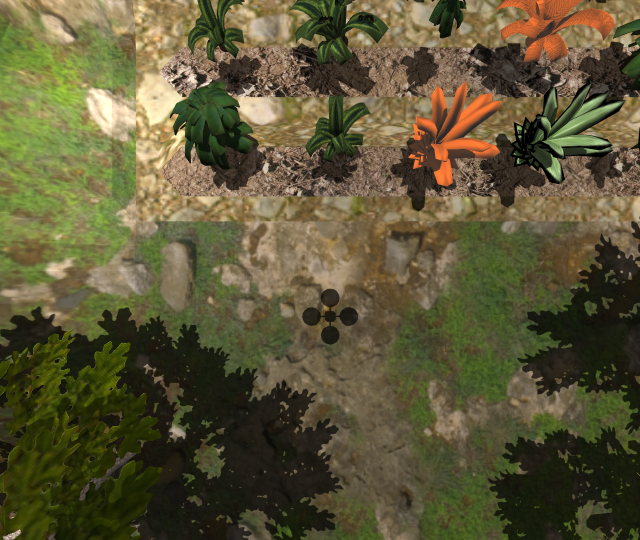
#> input picture drone_view.png, 1280 x 1080 px (shown at 1/2 size)
$ python -i obj_detection.py   (imports and definitions only)   (older library calls are emulated)
#> lines starting #> are read from the running program, lines starting #| are printed output that depends on the picture; after the words box and inside, x2 and y2 are one past the last pixel; in counts of white or black regions, pixels touching at a corner belong together
### intelligent_drone/src/segmenters/Kmeans/utilities.py

import cv2
import numpy as np
import math
from math import sin,cos,pi,degrees,radians


# [68 lines left out: functions ordrpts, estimate_corners, not called in this run]


def nothing():
    pass

# [100 lines left out: functions imshow_stage, imshow_stages, imshow, closest_node, rotate_point, moving_average, not called in this run]

def get_centroid(cnt):
    M = cv2.moments(cnt)
    if (M['m00']==0):
        pt_a = cnt[0][0]
        return (pt_a[0],pt_a[1])
    else:
        cx = int(M['m10']/M['m00'])
        cy = int(M['m01']/M['m00'])
        return (cx,cy)

# [25 lines left out: functions ret_centroid, find_line_parameters, not called in this run]

def dist(a,b):
    return math.sqrt( ( (a[1]-b[1])**2 ) + ( (a[0]-b[0])**2 ) )

# [16 lines left out: functions dist_pt_line, estimate_pt, not called in this run]


def imfill(im_th,display_intermediates = False,fill_loc = (0,0)):
    #th, im_th = cv2.threshold(gray, 220, 255, cv2.THRESH_BINARY_INV);
    # Copy the thresholded image.
    im_floodfill = im_th.copy()

    # Mask used to flood filling.
    # Notice the size needs to be 2 pixels than the image.
    h, w = im_th.shape[:2]
    mask = np.zeros((h+2, w+2), np.uint8)

    # Floodfill from point (0, 0)
    cv2.floodFill(im_floodfill, mask, fill_loc, 255)

    # Invert floodfilled image
    im_floodfill_inv = cv2.bitwise_not(im_floodfill)

    # Combine the two images to get the foreground.
    im_out = im_th | im_floodfill_inv

    # Display images.
    if display_intermediates:
        cv2.imshow("Thresholded Image", im_th)
        cv2.imshow("Floodfilled Image", im_floodfill)
        cv2.imshow("Inverted Floodfilled Image", im_floodfill_inv)
        cv2.imshow("Foreground", im_out)
        cv2.waitKey(0)

    im_out = remove_outliers(im_out,400)

    cnts = cv2.findContours(im_out, cv2.RETR_EXTERNAL, cv2.CHAIN_APPROX_NONE)[0]
    im_out_centroids = np.zeros_like(im_out)
    prob_regs = []
    prob_cnts = []
    prob_centroids = []
    for idx,cnt in enumerate(cnts):
        if cv2.contourArea(cnt)<200:
            im_out = cv2.drawContours(im_out, cnts, idx, 0,-1)
        else:
            cnt_center = get_centroid(cnt)
            im_out_centroids = cv2.circle(im_out_centroids, cnt_center, 5, 255,-1)
            x,y,w,h = cv2.boundingRect(cnt)
            prob_regs.append([x,y,w,h])
            prob_cnts.append(cnt)
            prob_centroids.append(cnt_center)

    return im_out,im_out_centroids,prob_regs,prob_cnts,prob_centroids

def ApproxDistBWCntrs(cnt,cnt_cmp):
    # compute the center of the contour
    M = cv2.moments(cnt)
    cX = int(M["m10"] / M["m00"])
    cY = int(M["m01"] / M["m00"])
    # compute the center of the contour
    M_cmp = cv2.moments(cnt_cmp)
    cX_cmp = int(M_cmp["m10"] / M_cmp["m00"])
    cY_cmp = int(M_cmp["m01"] / M_cmp["m00"])
    minDist=dist((cX,cY),(cX_cmp,cY_cmp))
    Centroid_a=(cX,cY)
    Centroid_b=(cX_cmp,cY_cmp)
    return minDist,Centroid_a,Centroid_b

def RetLargestContour(gray):
    LargestContour_Found = False
    thresh=np.zeros(gray.shape,dtype=gray.dtype)
    _,bin_img = cv2.threshold(gray,0,255,cv2.THRESH_BINARY)
    #Find the two Contours for which you want to find the min distance between them.
    cnts = cv2.findContours(bin_img, cv2.RETR_LIST, cv2.CHAIN_APPROX_SIMPLE)[0]
    Max_Cntr_area = 0
    Max_Cntr_idx= -1
    for index, cnt in enumerate(cnts):
        area = cv2.contourArea(cnt)
        if area > Max_Cntr_area:
            Max_Cntr_area = area
            Max_Cntr_idx = index
            LargestContour_Found = True
    if (Max_Cntr_idx!=-1):
        thresh = cv2.drawContours(thresh, cnts, Max_Cntr_idx, (255,255,255), -1) # [ contour = less then minarea contour, contourIDx, Colour , Thickness ]
    return thresh, LargestContour_Found

def ret_largest_cnt(gray,cnts = []):

    LargestContour_Found = False
    lrgest_obj_img = np.zeros(gray.shape,dtype=gray.dtype)

    if cnts == []:
        bin_img = cv2.threshold(gray,0,255,cv2.THRESH_BINARY)[1]
        #Find the two Contours for which you want to find the min distance between them.
        cnts = cv2.findContours(bin_img, cv2.RETR_LIST, cv2.CHAIN_APPROX_SIMPLE)[0]

    Max_Cntr_area = 0
    Max_Cntr_idx= -1
    for index, cnt in enumerate(cnts):
        area = cv2.contourArea(cnt)
        if area > Max_Cntr_area:
            Max_Cntr_area = area
            Max_Cntr_idx = index
            LargestContour_Found = True

    if (Max_Cntr_idx!=-1):
        lrgest_obj_img = cv2.drawContours(lrgest_obj_img, cnts, Max_Cntr_idx, (255,255,255), -1) # [ contour = less then minarea contour, contourIDx, Colour , Thickness ]
        return lrgest_obj_img, cnts[Max_Cntr_idx]
    else:
        return lrgest_obj_img,[]

def remove_outliers(BW,MaxDistance,display_connections = False):

    #cv2.namedWindow("BW_zero",cv2.WINDOW_NORMAL)
    BW_zero= cv2.cvtColor(BW,cv2.COLOR_GRAY2BGR)

    # 1. Find the two Contours for which you want to find the min distance between them.
    cnts= cv2.findContours(BW, cv2.RETR_EXTERNAL, cv2.CHAIN_APPROX_SIMPLE)[0]#3ms

    # 2. Keep Only those contours that are not lines
    MinArea=1
    cnts_Legit=[]
    for index, _ in enumerate(cnts):
        area = cv2.contourArea(cnts[index])
        if area > MinArea:
            cnts_Legit.append(cnts[index])
    cnts=cnts_Legit

    # Cycle through each point in the Two contours & find the distance between them.
    # Take the minimum Distance by comparing all other distances & Mark that Points.
    CntIdx_BstMatch = []# [BstMatchwithCnt0,BstMatchwithCnt1,....]

    # 3. Connect each contous with its closest
    for index, cnt in enumerate(cnts):
        prevmin_dist = MaxDistance ; Bstindex_cmp = 0 ; BstCentroid_a=0  ; BstCentroid_b=0
        for index_cmp in range(len(cnts)-index):
            index_cmp = index_cmp + index
            cnt_cmp = cnts[index_cmp]
            if (index!=index_cmp):
                min_dist,Centroid_a,Centroid_b  = ApproxDistBWCntrs(cnt,cnt_cmp)

                #Closests_Pixels=(cnt[min_dstPix_Idx[0]],cnt_cmp[min_dstPix_Idx[1]])
                if(min_dist < prevmin_dist):
                    if (len(CntIdx_BstMatch)==0):
                        prevmin_dist = min_dist
                        Bstindex_cmp = index_cmp
                        #BstClosests_Pixels = Closests_Pixels
                        BstCentroid_a=Centroid_a
                        BstCentroid_b=Centroid_b

                    else:
                        Present= False
                        for i in range(len(CntIdx_BstMatch)):
                            if ( (index_cmp == i) and (index == CntIdx_BstMatch[i]) ):
                                Present= True
                        if not Present:
                            prevmin_dist = min_dist
                            Bstindex_cmp = index_cmp
                            #BstClosests_Pixels = Closests_Pixels
                            BstCentroid_a=Centroid_a
                            BstCentroid_b=Centroid_b
        #if ((prevmin_dist!=100000 ) and (prevmin_dist>MaxDistance)):
        #    print("party")
        #    break
        if (type(BstCentroid_a)!=int):
            CntIdx_BstMatch.append(Bstindex_cmp)
            cv2.line(BW_zero,BstCentroid_a,BstCentroid_b,(0,255,0),thickness=2)

    if display_connections:
        cv2.namedWindow("BW_zero(Connected)",cv2.WINDOW_NORMAL)
        cv2.imshow("BW_zero(Connected)", BW_zero)
        cv2.waitKey(0)

    BW_zero = cv2.cvtColor(BW_zero,cv2.COLOR_BGR2GRAY)

    # 4. Get estimated midlane by returning the largest contour
    BW_Largest,Largest_found = RetLargestContour(BW_zero)#3msec

    BW_Largest = cv2.bitwise_and(BW, BW_Largest)

    # 5. Return Estimated Midlane if found otherwise send original
    if(Largest_found):
        return BW_Largest
    else:
        return BW

### intelligent_drone/src/segmenters/Kmeans/obj_detection.py
import cv2
import numpy as np

from sklearn.cluster import KMeans,MiniBatchKMeans
from sklearn import preprocessing
import cProfile

import concurrent.futures

from utilities import ret_largest_cnt,imfill

from multiprocessing import Array

class plant_detector:

    def __init__(self):
        pass

    # Building some gabor kernels to filter image
    __orientations = [0.0, np.pi / 2, np.pi, 3 * np.pi / 2]
    __wavelengths = [3, 6, 12, 24, 48, 96]


    # [125 lines left out: functions __build_gabor_kernels, __extract_gabor_features, __kmeans, __batch_kmeans, __segment_kmeans, not called in this run]

    @staticmethod
    def __segment_canny(image):
        # Step 1: PreProcessing
        # Keeping only the hue information seems to be critical for kmean to cluster what we truly intend to...
        #              (Plants from everything else) ==> Otherwise its just a big mess that gets returned
        hls = cv2.cvtColor(image, cv2.COLOR_BGR2HLS)

        hue = hls[:,:,0]

        # Identifying objects with stronger edges
        hue_edges = cv2.Canny(hue, 50, 150,None,3)

        # Removing noise
        kernel = cv2.getStructuringElement(cv2.MORPH_ELLIPSE,(5,5))
        hue_edges_closed = cv2.morphologyEx(hue_edges, cv2.MORPH_CLOSE, kernel)

        # Keeping only largercontours and retreiving their centroids
        hue_edges_filled,hue_edges_centroids,prob_regs,prob_cnts,prob_centroids = imfill(hue_edges_closed)


        mask_largest, cnt_largest = ret_largest_cnt(hue_edges_filled,prob_cnts)

        return mask_largest,cnt_largest


    # [9 lines left out: function segment, not called in this run]


    def detect(self,image,disp_mask=False):
        """
        (detect visually and structurally identifiable objects.)

        Function takes in a bgr image and utilizez multiple methods (Canny || __kmeans)
                                To segment out foreground and return its bounding box

        Parameters:
        image (numpy 3d array): Colored image

        Returns:
        List: Rect bounding the segmented object

        """

        b_rect = [0,0,0,0] # Rect bounding the segmented object (Output)

        used_kmeans = False
        seg_rect = [0,0,0,0] # Rect bounding the segmented object (Needs adjustments: if preprocessing done
                            #                                      on image for segmentation)


        plant_mask,plant_cnt = self.__segment_canny(image)

        # if plant was not segmented using Canny (faster) method . Resort to __kmeans for segmentaion.
        if len(plant_cnt)==0:
            plant_mask,plant_cnt,scale = self.__segment_kmeans(image)
            used_kmeans = True

        if len(plant_cnt)!=0:
            seg_rect = cv2.boundingRect(plant_cnt)
            if used_kmeans:
                # Need to adjust for the precprocesing (resizing) done indicated by scale
                xA, yA, w, h = seg_rect
                xB, yB = xA + w, yA + h
                rect_pts = np.array([[[xA, yA]], [[xB, yA]], [[xA, yB]], [[xB, yB]]], dtype=np.float32)
                affine_warp = np.array([[1/scale,       0,  0],
                                        [      0, 1/scale,  0],
                                        [      0,       0,  1]], dtype=np.float32)
                pts_trans = cv2.perspectiveTransform(rect_pts, affine_warp)# (4,2) => 4 rows 2 columns
                x_t = int(pts_trans[0][0][0]) # 1 row 1 col  => x_start (transformed)
                y_t = int(pts_trans[0][0][1]) # 1 row 2 col  => y_start (transformed)
                w_t = int(pts_trans[3][0][0] - pts_trans[0][0][0]) # x_end - x_start
                h_t = int(pts_trans[3][0][1] - pts_trans[0][0][1]) # x_end - x_start

                b_rect = [x_t,y_t,w_t,h_t]
            else:
                b_rect = seg_rect

        if disp_mask:
            plant_mask = cv2.rectangle(plant_mask,(seg_rect[0],seg_rect[1]), (seg_rect[0]+seg_rect[2],seg_rect[1]+seg_rect[3]), 255,2)
            cv2.namedWindow("plant_mask",cv2.WINDOW_NORMAL)
            cv2.imshow("plant_mask",plant_mask)
            cv2.waitKey(0)

        return b_rect


# [24 lines left out: function main, not called in this run]

    # while(1):
    #     if not results.running():
    #         # Done executing , Extract result
    #         updated = True
    #         p_rect = results.result()
    #     if updated:
    #         mask = cv2.rectangle(image,(p_rect[0],p_rect[1]), (p_rect[0]+p_rect[2],p_rect[1]+p_rect[3]), (0,255,0),2)

    #         #cv2.namedWindow("mask",cv2.WINDOW_NORMAL)
    #         #cv2.imshow("mask",mask)
    #         #cv2.waitKey(0)
    #         break
    #     else:
    #         pass
    #         #print("Not updated yet")

# [2 lines not run here, left out]
    #main()

>>> import cv2
>>> picture = cv2.imread('../../../../drone_view.png')
#> picture is the input picture: shape (1080, 1280, 3); mean B, G, R 54.9, 86.6, 92.6
>>> result = plant_detector().detect(picture)
#> in __segment_canny, `hls = cv2.cvtColor(image, cv2.COLOR_BGR2HLS)`: hls: shape (1080, 1280, 3); mean of channels 0, 1, 2 26.3, 75.8, 82.9
#> in __segment_canny, `hue = hls[:,:,0]`:
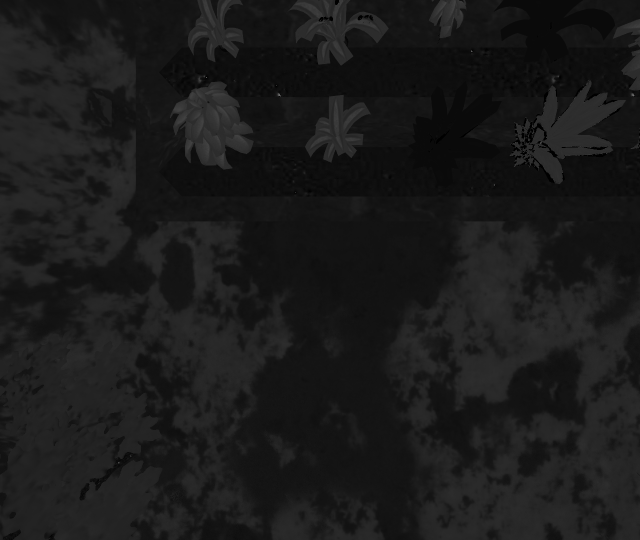
#> hue: shape (1080, 1280) (shown at 1/2 size); min 0, max 179, mean 26.3
#> in __segment_canny, `hue_edges = cv2.Canny(hue, 50, 150,None,3)`:
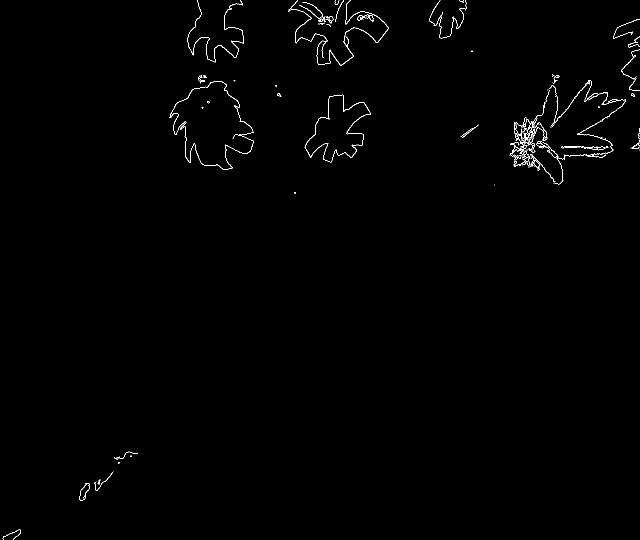
#> hue_edges: shape (1080, 1280) (shown at 1/2 size); 0.58% white in thin lines or dots
#> in __segment_canny, `hue_edges_closed = cv2.morphologyEx(hue_edges, cv2.MORPH_CLOSE, kernel)`: hue_edges_closed: shape (1080, 1280); 0.87% white; 33 white regions (11 under 20 px), largest, box (x1, y1, x2, y2) and area: (1019, 160, 1252, 369) 5066, (576, 0, 777, 131) 1333, (339, 162, 508, 340) 1159
#> in imfill, `cv2.floodFill(im_floodfill, mask, fill_loc, 255)`:
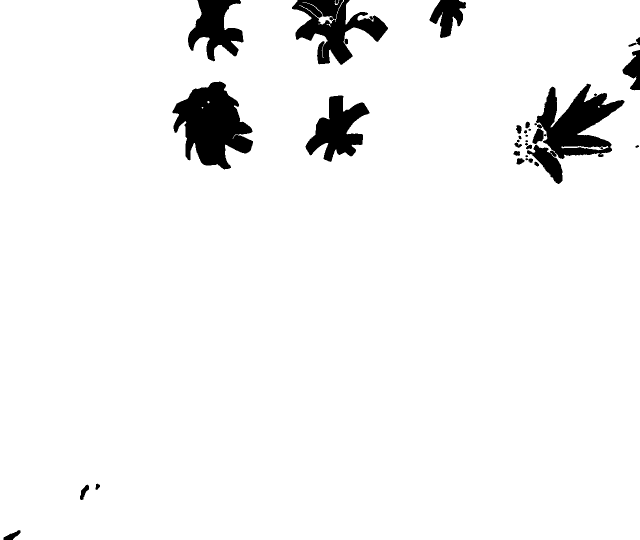
#> im_floodfill: shape (1080, 1280) (shown at 1/2 size); 95.2% white; 33 black regions (5 under 20 px), largest, box (x1, y1, x2, y2) and area: (345, 163, 506, 339) 16805, (1054, 167, 1249, 368) 15438, (584, 0, 776, 130) 11295
#> in imfill, `im_out = im_th | im_floodfill_inv`: im_out: shape (1080, 1280); 5.7% white; 26 white regions (7 under 20 px), largest, box (x1, y1, x2, y2) and area: (1019, 160, 1252, 369) 22274, (339, 162, 508, 340) 17988, (576, 0, 777, 131) 13222
#> in remove_outliers, `BW_zero= cv2.cvtColor(BW,cv2.COLOR_GRAY2BGR)`: BW_zero: shape (1080, 1280, 3); 5.7% white; 26 white regions (7 under 20 px)
#> in remove_outliers, `cnts= cv2.findContours(BW, cv2.RETR_EXTERNAL, cv2.CHAIN_APPROX_SIMPLE)..`: cnts = 26 contours, 7 with area under 20; largest, box (x1, y1, x2, y2) and area: (1019, 160, 1252, 369) 21758, (339, 162, 508, 340) 17636, (576, 0, 777, 131) 12855, (609, 189, 742, 325) 8924, (375, 0, 488, 125) 7742
#> the loop in remove_outliers, `for index, _ in enumerate(cnts):` made 26 passes
#> area on passes 1, 2, 3, 6, 9, 10, 11, 12, 13, 15, 16, 18: 367.5, 368, 183.5, 34, 148.5, 93, 8924, 21.5, 24.5, 17636.5, 21757.5, 86.5
#> after the loop in remove_outliers, `for index, _ in enumerate(cnts):`: cnts_Legit = 25 contours, 6 with area under 20; largest, box (x1, y1, x2, y2) and area: (1019, 160, 1252, 369) 21758, (339, 162, 508, 340) 17636, (576, 0, 777, 131) 12855, (609, 189, 742, 325) 8924, (375, 0, 488, 125) 7742
#> in remove_outliers, `cnts=cnts_Legit`: cnts has the same summary as cnts_Legit
#> the loop in remove_outliers, `for index, cnt in enumerate(cnts):` made 25 passes
#> cnt on passes 7, 13: [[589, 384], [589, 386], [591, 386], [591, 384]], [[551, 170], [551, 172], [553, 172], [553, 170]]
#> after the loop in remove_outliers, `for index, cnt in enumerate(cnts):`:
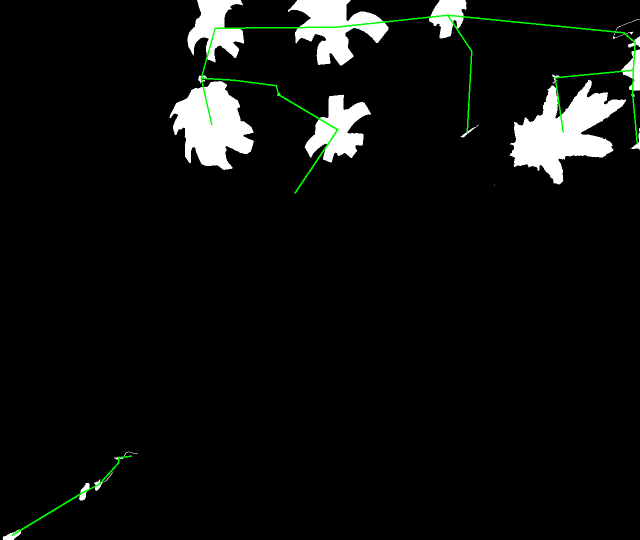
#> BW_zero: shape (1080, 1280, 3) (shown at 1/2 size); mean B, G, R 14, 15.4, 14
#> in RetLargestContour, `_,bin_img = cv2.threshold(gray,0,255,cv2.THRESH_BINARY)`:
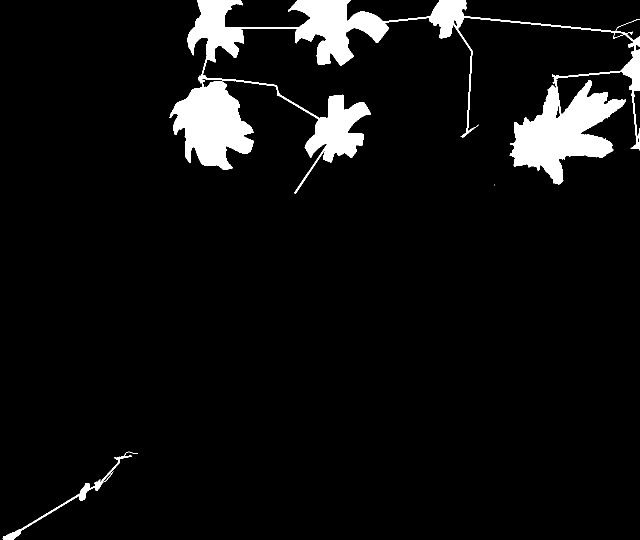
#> bin_img: shape (1080, 1280) (shown at 1/2 size); 6.1% white; 3 white regions (1 under 20 px), largest, box (x1, y1, x2, y2) and area: (339, 0, 1280, 387) 81770, (5, 903, 276, 1080) 1910
#> the loop in RetLargestContour, `for index, cnt in enumerate(cnts):` made 16 passes
#> cnt on passes 1, 2, 5, 11, 12, 13: [[158, 991], [159, 990], [160, 991], [159, 992]], [[203, 964], [204, 963], [205, 964], [204, 965]], [[989, 369], [989, 370]], [[411, 155], [412, 154], [413, 155], [412, 156]], [[406, 154], [407, 153], [408, 154], [407, 155]], [[404, 151], [405, 150], [406, 151], [405, 152]]
#> in RetLargestContour, `thresh = cv2.drawContours(thresh, cnts, Max_Cntr_idx, (255,255,255), -1)`: thresh: shape (1080, 1280); 5.9% white; 1 white region, box (x1, y1, x2, y2) and area: (339, 0, 1280, 387) 82087
#> the loop in imfill, `for idx,cnt in enumerate(cnts):` made 19 passes
#> after the loop in imfill, `for idx,cnt in enumerate(cnts):`:
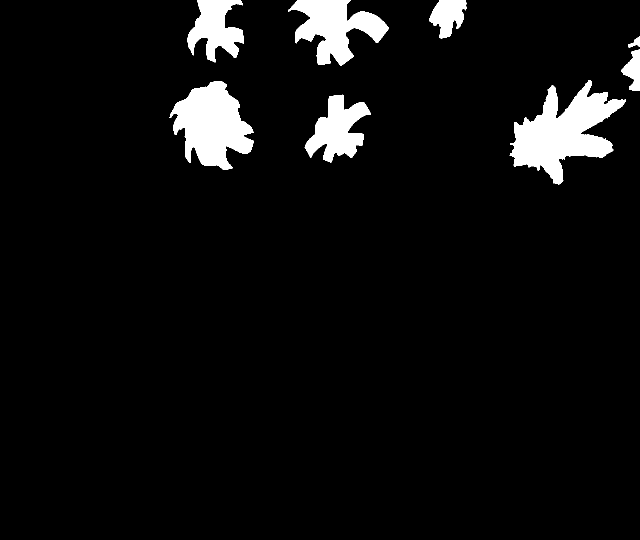
#> im_out: shape (1080, 1280) (shown at 1/2 size); 5.5% white; 8 white regions, largest, box (x1, y1, x2, y2) and area: (1019, 160, 1252, 369) 22274, (339, 162, 508, 340) 17988, (576, 0, 777, 131) 13222
#> after the loop in imfill, `for idx,cnt in enumerate(cnts):`: im_out_centroids: shape (1080, 1280); 0.05% white; 8 white regions, largest, box (x1, y1, x2, y2) and area: (890, 25, 901, 36) 81, (665, 49, 676, 60) 81, (425, 51, 436, 62) 81
#> the loop in ret_largest_cnt, `for index, cnt in enumerate(cnts):` made 8 passes
#> in ret_largest_cnt, `lrgest_obj_img = cv2.drawContours(lrgest_obj_img, cnts, Max_Cntr_idx, ..`:
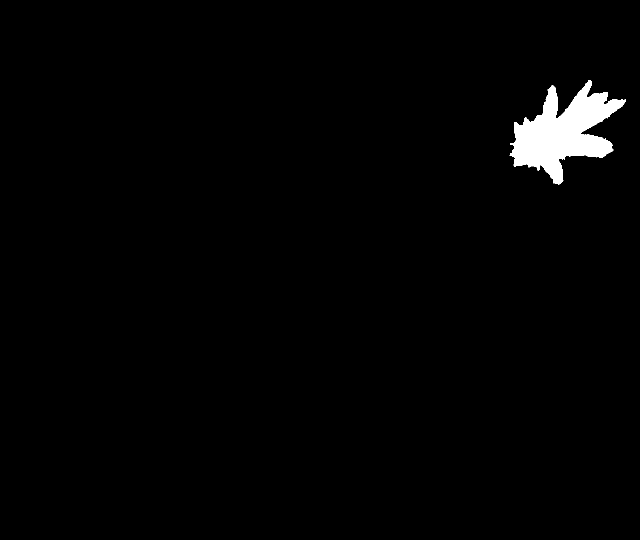
#> lrgest_obj_img: shape (1080, 1280) (shown at 1/2 size); 1.6% white; 1 white region, box (x1, y1, x2, y2) and area: (1019, 160, 1252, 369) 22274
